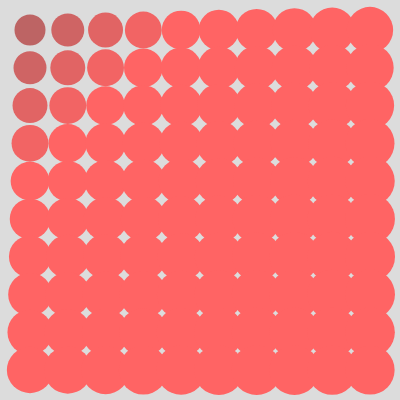
Frame 1 (no input)
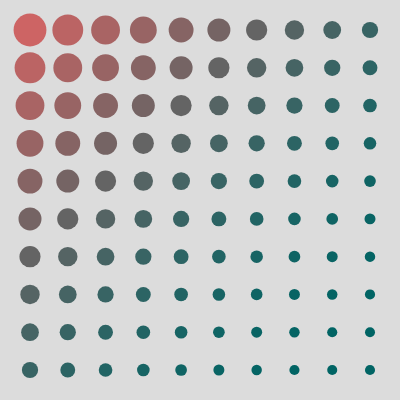
Frame 60 (no input)
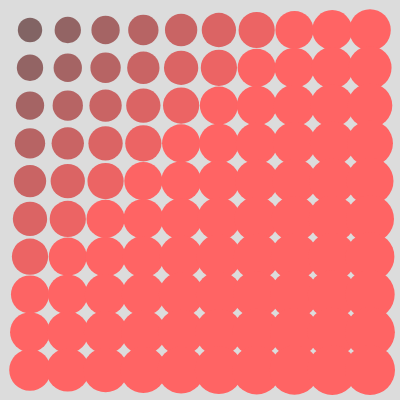
Frame 120 (the mouse pressed at the canvas centre since frame 60)

The p5.js sketch that drew these frames (run headless with seeded random() and noise() and a simulated clock; from frame 60 on, the mouse is pressed at the canvas centre):

// p5.js sketch
// ── sketch.js
let rows = 10;
let cols = 10;
let circleSize = 30;

function setup() {
  createCanvas(400, 400);
  noStroke();
}

function draw() {
  background(220);
  for (let i = 0; i < rows; i++) {
    for (let j = 0; j < cols; j++) {
      let x = map(i, 0, rows - 1, circleSize, width - circleSize);
      let y = map(j, 0, cols - 1, circleSize, height - circleSize);
      let size = circleSize + 20 * sin(frameCount * 0.05 + i * 0.1 + j * 0.1);
      let hue = map(sin(frameCount * 0.05 + i * 0.1 + j * 0.1), -1, 1, 0, 360);
      fill(hue, 100, 100);
      ellipse(x, y, size, size);
    }
  }
}
